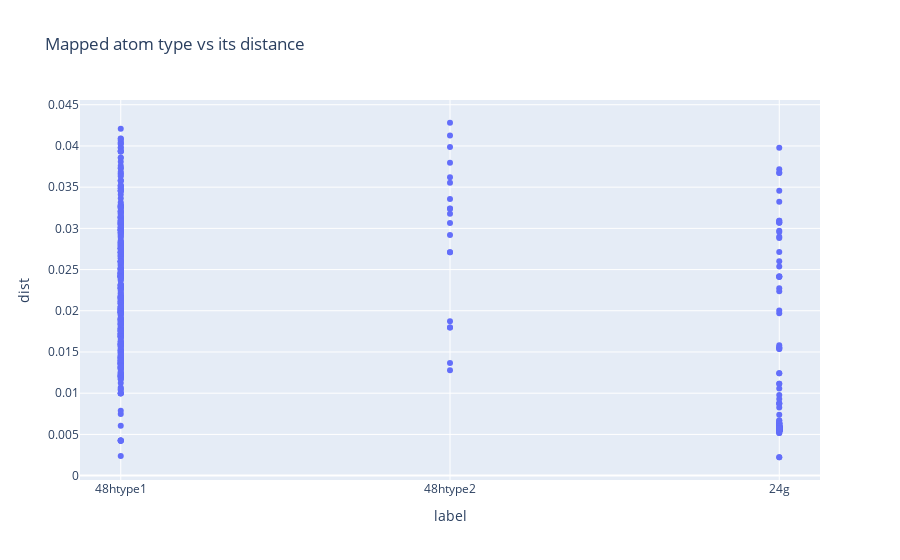

The notebook cell this image was saved under:
### Markdown cell above
# visualization of mapped atom

### Code cell
dataframe = file_loc_important_cols
el = "Li"

col_atom_mapping_el_w_dist_label = f"atom_mapping_{el}_w_dist_label"

dist_weirdos_el_appendend = []
label_weirdos_el_appended = []

for idx in range(dataframe["geometry"].size):
    atom_mapping_el_w_dist_label = dataframe.at[idx, col_atom_mapping_el_w_dist_label]

    for i in atom_mapping_el_w_dist_label.values():
        dist = i['dist']
        label = i['label']

        dist_weirdos_el_appendend.append(dist)
        label_weirdos_el_appended.append(label)

df = pd.DataFrame({'dist': dist_weirdos_el_appendend, 'label': label_weirdos_el_appended})

fig = px.scatter(df, 
                x = 'label', 
                y = 'dist',
                title = 'Mapped atom type vs its distance'
                )

fig.show(config={'scrollZoom': True})

### Figure 1 — Plotly figure (JSON) as saved in the notebook; plotly's stock layout.template omitted (floating-point values rounded to 4 significant figures; data arrays with more than 128 entries replaced by an {"elided": "..."} marker saying what was removed)
{"data": [{"hovertemplate": "label=%{x}<br>dist=%{y}<extra></extra>", "legendgroup": "", "marker": {"color": "#636efa", "symbol": "circle"}, "mode": "markers", "name": "", "orientation": "v", "showlegend": false, "type": "scatter", "x": {"elided": "647 str values"}, "xaxis": "x", "y": {"elided": "647 float values"}, "yaxis": "y"}], "layout": {"legend": {"tracegroupgap": 0}, "title": {"text": "Mapped atom type vs its distance"}, "xaxis": {"anchor": "y", "domain": [0, 1], "title": {"text": "label"}}, "yaxis": {"anchor": "x", "domain": [0, 1], "title": {"text": "dist"}}}}
